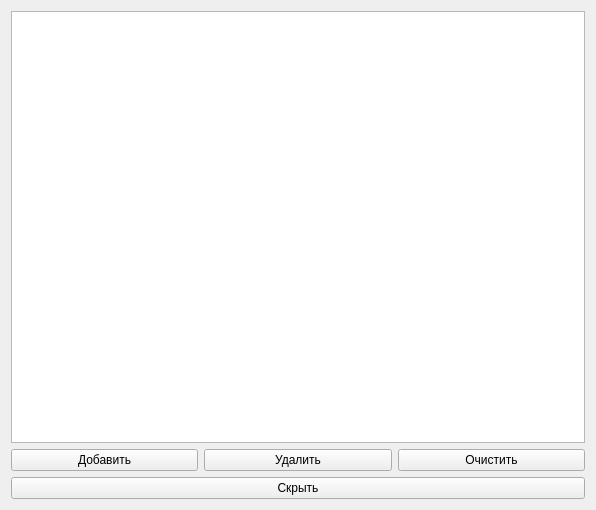
<?xml version="1.0" encoding="UTF-8"?>
<ui version="4.0">
 <class>Form</class>
 <widget class="QWidget" name="Form">
  <property name="geometry">
   <rect>
    <x>0</x>
    <y>0</y>
    <width>596</width>
    <height>510</height>
   </rect>
  </property>
  <property name="windowTitle">
   <string>py_quick_paste</string>
  </property>
  <layout class="QVBoxLayout" name="verticalLayout">
   <item>
    <widget class="QTableView" name="tableView"/>
   </item>
   <item>
    <layout class="QHBoxLayout" name="horizontalLayout">
     <item>
      <widget class="QPushButton" name="pushButton_append">
       <property name="text">
        <string>Добавить</string>
       </property>
      </widget>
     </item>
     <item>
      <widget class="QPushButton" name="pushButton_remove">
       <property name="text">
        <string>Удалить</string>
       </property>
      </widget>
     </item>
     <item>
      <widget class="QPushButton" name="pushButton_clear">
       <property name="text">
        <string>Очистить</string>
       </property>
      </widget>
     </item>
    </layout>
   </item>
   <item>
    <widget class="QPushButton" name="pushButton_hide">
     <property name="text">
      <string>Скрыть</string>
     </property>
    </widget>
   </item>
  </layout>
 </widget>
 <resources/>
 <connections/>
</ui>
